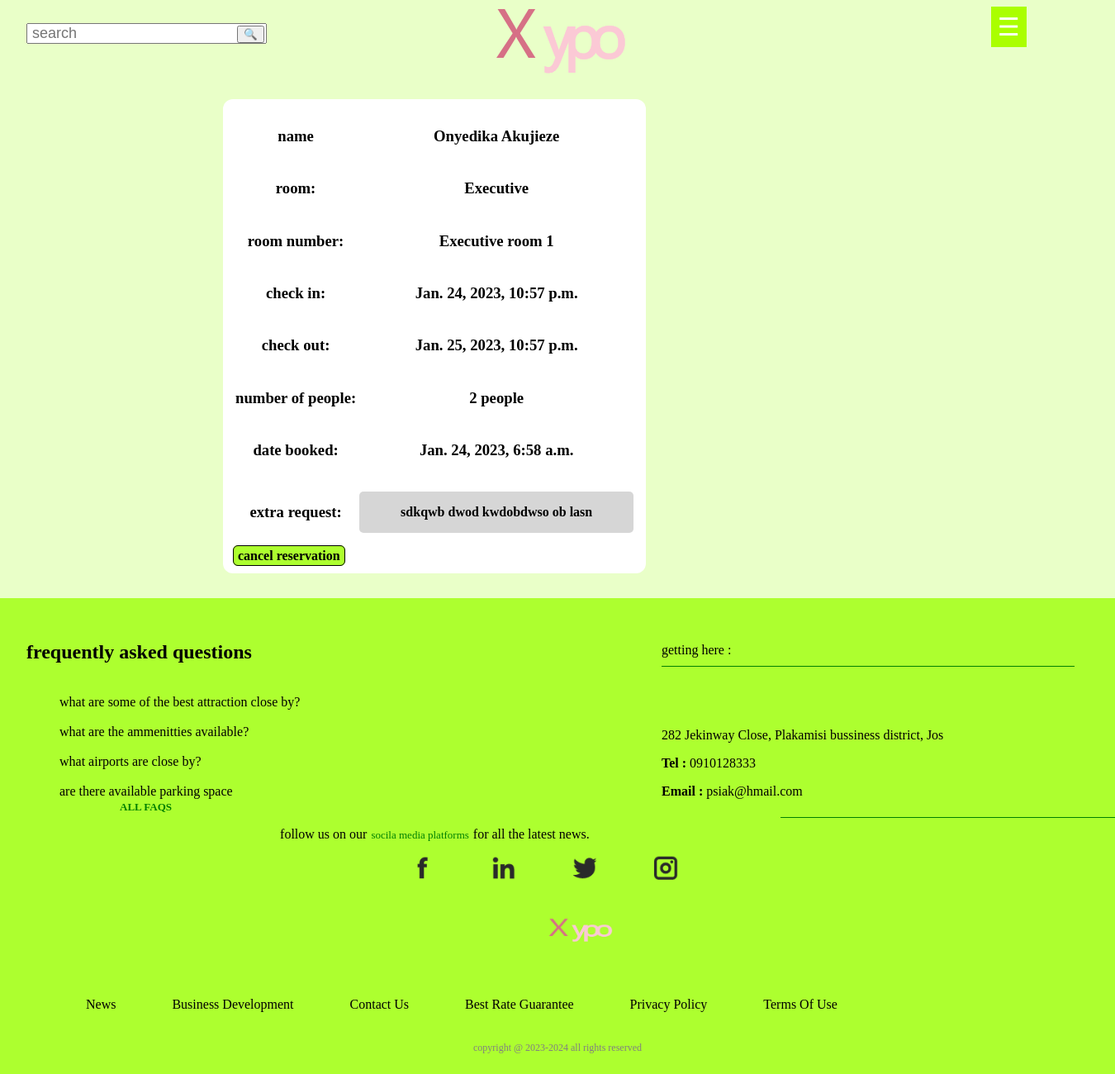
The app's page /reservation/21/ with its own data.
### website/models.py (models this page shows, shortened)
class Reservation(models.Model):
    user = models.ForeignKey(User, on_delete=models.CASCADE, null=True)
    fullname = models.CharField(max_length=300)
    room = models.OneToOneField(Room, on_delete=models.CASCADE, blank=True, null=True)
    roomtac = models.ForeignKey(Roomtac,on_delete=models.CASCADE, null=True, blank=True)
    children = models.BooleanField(null=True, blank=True, default=False)
    check_in = models.DateTimeField(null=True, blank=True)
    check_out = models.DateTimeField(null=True, blank=True)
    number_of_people = models.IntegerField(null=True, blank=True)
    number_of_children = models.IntegerField(null=True, blank=True)
    extra_request = models.TextField(null=True, blank=True)
    date_booked = models.DateTimeField(auto_now = True)

class Room(models.Model):
    name = models.CharField(max_length=200)
    main_picture = models.ImageField(null=True, blank=True)
    price = models.IntegerField(null=True,blank=True)
    description = models.TextField()
    beds = models.IntegerField(null=True, blank=True)
    capacity = models.IntegerField(null=True, blank=True)
    def __str__(self):
        return self.name

class Roomtac(models.Model):
    number = models.IntegerField()
    category = models.ForeignKey(Room,on_delete=models.CASCADE)
    category_number = models.IntegerField()
    def __str__(self):
        name = self.category.name
        return f'{name} room {self.number}'

### website/views.py (the view)
# urls.py: path('reservation/<str:reservation_pk>/', views.reservation, name='reservation'),
def reservation(request,reservation_pk):
    try:
        reservate = Reservation.objects.get(pk=reservation_pk)
        context = {
            'reservation':reservate,
        }
        return render(request, 'website/reservation.html', context)
    except:
        return render(request, 'website/cart.html')

### website/templates/website/reservation.html (shortened to what this page needs)
{% extends 'website/base.html' %}
{% load static %}
{% block css %}
<link rel="stylesheet" href="{% static 'website/reservation.css' %}">
{% endblock %}
{% block body %}
<div class="reservation">
    <table>
        <tr id="table_top">
            <div style="flex:2"><th><h3>name</h3></th></div>
            <div style="flex:2"><th><h3>{{reservation.fullname}}</h3></th></div>
        </tr>
        <tr id="table_top">
            <div style="flex:2"><th><h3>room:</h3></th></div>
            <div style="flex:2"><th><h3>{{reservation.room}}</h3></th></div>
        </tr>
        <tr id="table_top">
            <div style="flex:2"><th><h3>room number:</h3></th></div>
            <div style="flex:2"><th><h3>{{reservation.roomtac}}</h3></th></div>
        </tr>
        <tr id="table_top">
            <div style="flex:2"><th><h3>check in:</h3></th></div>
            <div style="flex:2"><th><h3>{{reservation.check_in}}</h3></th></div>
        </tr>
        <tr id="table_top">
            <div style="flex:2"><th><h3>check out:</h3></th></div>
            <div style="flex:2"><th><h3>{{reservation.check_out}}</h3></th></div>
        </tr>
        <tr id="table_top">
            <div style="flex:2"><th><h3>number of people:</h3></th></div>
            <div style="flex:2"><th><h3>{{reservation.number_of_people}} people</h3></th></div>
        </tr>
        <tr id="table_top">
            <div style="flex:2"><th><h3>date booked:</h3></th></div>
            <div style="flex:2"><th><h3>{{reservation.date_booked}}</h3></th></div>
        </tr>
        <tr id="table_top">
            <div style="flex:2"><th><h3>extra request:</h3></th></div>
            <div style="flex:2"><th><p>{{reservation.extra_request}}</p></th></div>
        </tr>
    </table>
    <a href=""><strong>cancel reservation</strong></a>
</div>
{% endblock %}

### website/static/website/styles.css (style rules this page uses)
body { padding: 0px; margin: 0px; border: 0px; background-color: rgb(233, 255, 200); overflow-x: hidden; }

### website/static/website/reservation.css (style rules this page uses)
.reservation { padding: 12px; border-radius: 12px; display: inline-block; position: relative; top: 120px; left: 20%; background-color: white; }
h3 { display: inline-block; }
.reservation p { width: 300px; border-radius: 5px; background-color: rgb(214, 214, 214); padding: 1em; }
.reservation a { color: black; text-decoration: none; border-radius: 6px; background-color:greenyellow; border: 1px solid black; padding: 3px 5px; }

### records on screen
Reservation: fullname "Onyedika Akujieze", room "Executive", roomtac "Executive room 1", check_in "Jan. 24, 2023, 10:57 p.m.", check_out "Jan. 25, 2023, 10:57 p.m.", number_of_people "2", date_booked "Jan. 24, 2023, 6:58 a.m.", extra_request "sdkqwb dwod kwdobdwso ob lasn"
